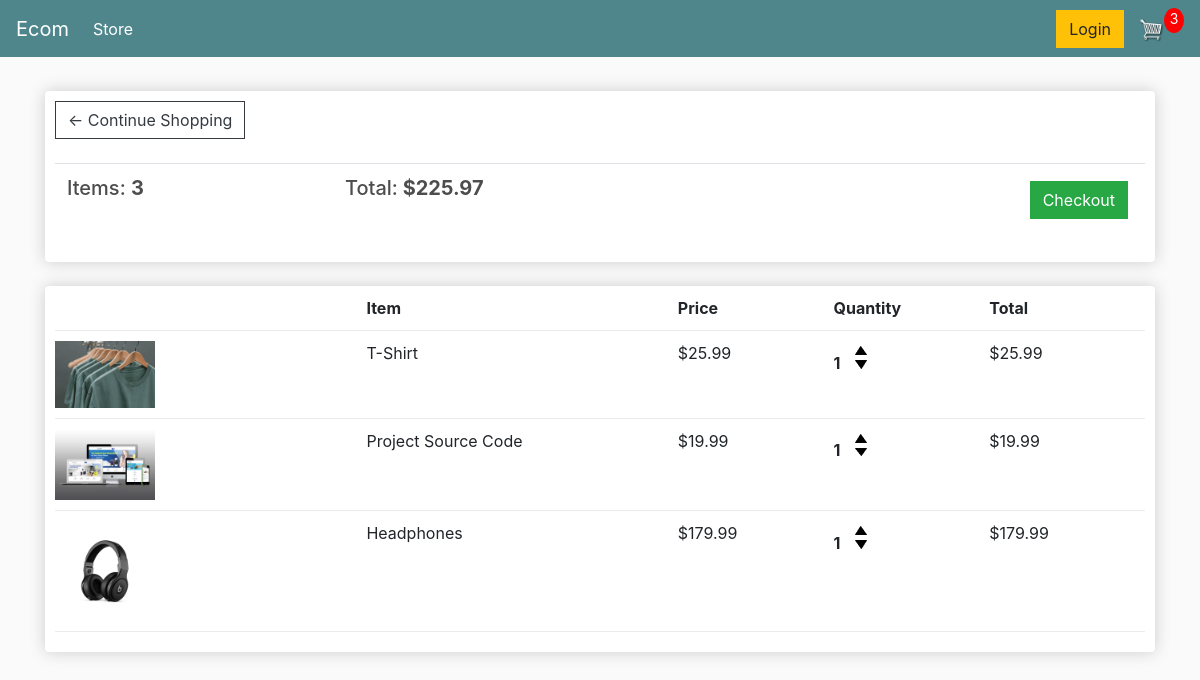
The app's page /cart/ (signed in) with its own data.
### store/models.py (models this page shows, shortened)
class Order(models.Model):
	customer = models.ForeignKey(Customer, on_delete=models.SET_NULL, null=True, blank=True)
	date_ordered = models.DateTimeField(auto_now_add=True)
	complete = models.BooleanField(default=False, null=True, blank=False)
	transaction_id = models.CharField(max_length=100, null=True)
	@property
	def get_cart_total(self):
		orderitems = self.orderitem_set.all()
		total = sum([item.get_total for item in orderitems])
		return total
	@property
	def get_cart_items(self):
		orderitems = self.orderitem_set.all()
		total = sum([item.quantity for item in orderitems])
		return total

class OrderItem(models.Model):
	product = models.ForeignKey(Product, on_delete=models.SET_NULL, null=True)
	order = models.ForeignKey(Order, on_delete=models.SET_NULL, null=True)
	quantity = models.IntegerField(default=0, null=True, blank=True)
	date_added = models.DateTimeField(auto_now_add=True)
	@property
	def get_total(self):
		total = self.product.price * self.quantity
		return total

class Product(models.Model):
    name = models.CharField(max_length=200)
    price = models.DecimalField(max_digits=7, decimal_places=2)
    digital = models.BooleanField(default=False, null=True, blank=True)
    image = models.ImageField(null=True, blank=True)
    @property
    def imageURL(self):
        try:
            url = self.image.url
        except:
            url = ''
        return url

### store/views.py (the view)
# urls.py: path('cart/', views.cart, name="cart"),
def cart(request):
    data = cartData(request)
    cartItems =data['cartItems']
    order = data['order']
    items = data['items']
    context={'items':items, 'order':order,  'cartItems':cartItems}
    return render(request,'store/cart.html',context)

### store/utils.py (called while the page is built)
def cartData(request):
	if request.user.is_authenticated:
		customer = request.user.customer
		order, created = Order.objects.get_or_create(customer=customer, complete=False)
		items = order.orderitem_set.all()
		cartItems = order.get_cart_items
	else:
		cookieData = cookieCart(request)
		cartItems = cookieData['cartItems']
		order = cookieData['order']
		items = cookieData['items']
	return {'cartItems':cartItems ,'order':order, 'items':items}

### store/templates/store/cart.html
{% extends 'store/main.html' %}
{% load static %}
{% block content %}
	<div class="row">
		<div class="col-lg-12">
			<div class="box-element">
				<a  class="btn btn-outline-dark" href="{% url 'store' %}">&#x2190; Continue Shopping</a>
				<br>
				<br>
				<table class="table">
					<tr>
						<th><h5>Items: <strong>{{order.get_cart_items}}</strong></h5></th>
						<th><h5>Total:<strong> ${{order.get_cart_total|floatformat:2}}</strong></h5></th>
						<th>
							<a  style="float:right; margin:5px;" class="btn btn-success" href="{% url 'checkout' %}">Checkout</a>
						</th>
					</tr>
				</table>
			</div>
			<br>
			<div class="box-element">
				<div class="cart-row">
					<div style="flex:2"></div>
					<div style="flex:2"><strong>Item</strong></div>
					<div style="flex:1"><strong>Price</strong></div>
					<div style="flex:1"><strong>Quantity</strong></div>
					<div style="flex:1"><strong>Total</strong></div>
				</div>
				{% for item in items %}
				<div class="cart-row">
					<div style="flex:2"><img class="row-image" src="{{item.product.imageURL}}"></div>
					<div style="flex:2">{{item.product.name}}</div>
					<div style="flex:1">${{item.product.price|floatformat:2}}</div>
					<div style="flex:1">
						<p class="quantity">{{item.quantity}}</p>
						<div class="quantity">
							<img data-product={{item.product.id}} data-action="add" class="chg-quantity update-cart" src="{% static  'images/arrow-up.png' %}">
							<img data-product={{item.product.id}} data-action="remove" class="chg-quantity update-cart" src="{% static  'images/arrow-down.png' %}">
						</div>
					</div>
					<div style="flex:1">${{item.get_total|floatformat:2}}</div>
				</div>
                {% endfor %}
			</div>
		</div>
	</div>
{% endblock content %}

### store/static/css/main.css (style rules this page uses)
body { background-color: hsl(0, 0%, 98%); }
h1,h2,h3,h4,h5,h6 { color:hsl(0, 0%, 30%); }
.box-element { box-shadow:hsl(0, 0%, 80%) 0 0 16px; background-color: #fff; border-radius: 4px; padding: 10px; }
.col-lg-4, .col-lg-6, .col-lg-8, .col-lg-12 { margin-top: 10px; }
.btn { border-radius: 0; }
.row-image { width: 100px; }
.cart-row { display: flex; align-items: flex-stretch; padding-bottom: 10px; margin-bottom: 10px; border-bottom: 1px solid #ececec; }
.quantity { display: inline-block; font-weight: 700; padding-right:10px; }
.chg-quantity { width: 12px; cursor: pointer; display: block; margin-top: 5px; transition:.1s; }

### records on screen
Order: get_cart_items "3", get_cart_total "225.97"
OrderItem: product.imageURL (picture), product.name "T-Shirt", product.price "25.99", quantity "1", get_total "25.99"
OrderItem: product.imageURL (picture), product.name "Project Source Code", product.price "19.99", quantity "1", get_total "19.99"
OrderItem: product.imageURL (picture), product.name "Headphones", product.price "179.99", quantity "1", get_total "179.99"

### other values on screen
{{ cartItems }} "3"
